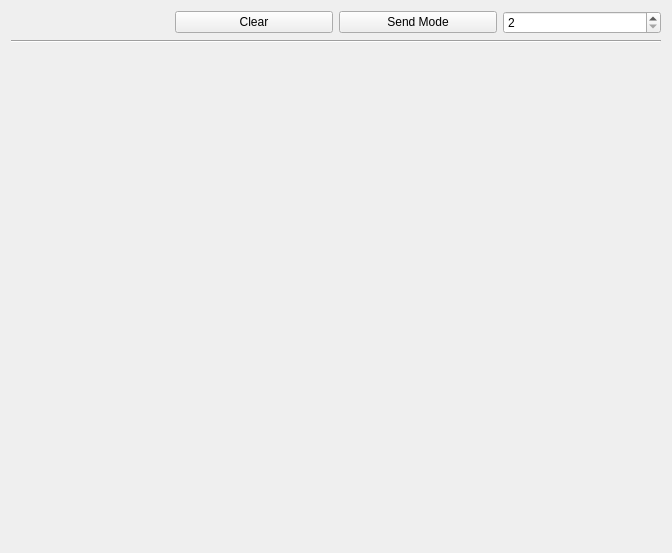
<?xml version="1.0" encoding="UTF-8"?>
<ui version="4.0">
 <class>MainWindow</class>
 <widget class="QMainWindow" name="MainWindow">
  <property name="geometry">
   <rect>
    <x>0</x>
    <y>0</y>
    <width>672</width>
    <height>553</height>
   </rect>
  </property>
  <property name="windowTitle">
   <string>MainWindow</string>
  </property>
  <widget class="QWidget" name="centralWidget">
   <layout class="QGridLayout" name="gridLayout">
    <item row="4" column="0" colspan="4">
     <widget class="QWidget" name="graphWidget" native="true"/>
    </item>
    <item row="0" column="1">
     <widget class="QPushButton" name="clearButton">
      <property name="text">
       <string>Clear</string>
      </property>
     </widget>
    </item>
    <item row="3" column="0" colspan="4">
     <widget class="Line" name="line">
      <property name="orientation">
       <enum>Qt::Horizontal</enum>
      </property>
     </widget>
    </item>
    <item row="0" column="2">
     <widget class="QPushButton" name="mode">
      <property name="text">
       <string>Send Mode</string>
      </property>
     </widget>
    </item>
    <item row="0" column="3">
     <widget class="QSpinBox" name="spinBox">
      <property name="minimum">
       <number>2</number>
      </property>
      <property name="maximum">
       <number>4</number>
      </property>
     </widget>
    </item>
   </layout>
  </widget>
 </widget>
 <layoutdefault spacing="6" margin="11"/>
 <resources/>
 <connections/>
</ui>
